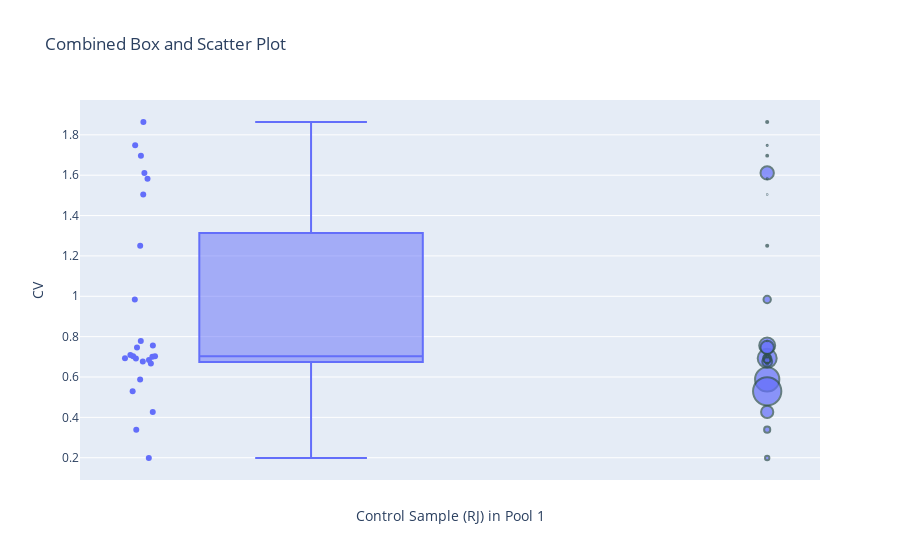

The code cell stored with this chart in its notebook:
### Code cell
import plotly.graph_objects as go

fig_combined = go.Figure()

for trace in fig_box_rj.data:
    fig_combined.add_trace(trace)

for trace in fig_scatter_rj.data:
    fig_combined.add_trace(trace)

fig_combined.update_layout(
    title='Combined Box and Scatter Plot',
    xaxis_title='Control Sample (RJ) in Pool 1',
    yaxis_title='CV',
    showlegend=False
)


fig_combined.show()

### Figure 1 — Plotly figure (JSON) as saved in the notebook; plotly's stock layout.template omitted (floating-point values rounded to 4 significant figures)
{"data": [{"alignmentgroup": "True", "boxpoints": "all", "hovertemplate": "CV=%{y}<extra></extra>", "legendgroup": "", "marker": {"color": "#636efa"}, "name": "", "notched": false, "offsetgroup": "", "orientation": "v", "showlegend": false, "type": "box", "x0": " ", "xaxis": "x", "y": [0.5883, 0.5291, 0.4267, 0.6927, 0.6764, 1.611, 0.7561, 0.7465, 0.6917, 0.9843, 0.6999, 0.3389, 0.6838, 0.1987, 0.703, 1.25, 0.6669, 1.864, 0.7094, 1.697, 1.748, 0.7034, 0.7784, 1.582, 1.504], "y0": " ", "yaxis": "y"}, {"hovertemplate": "<b>%{hovertext}</b><br><br>test=%{x}<br>CV=%{y}<br>cluster_size=%{marker.size}<extra></extra>", "hovertext": [0, 1, 2, 3, 4, 5, 6, 7, 8, 9, 10, 11, 12, 13, 14, 15, 16, 17, 18, 19, 20, 21, 22, 23, 24], "legendgroup": "", "marker": {"color": "#636efa", "line": {"color": "DarkSlateGrey", "width": 2}, "size": [100984, 137379, 25699, 62106, 16748, 30542, 43849, 30521, 11993, 9338, 5904, 6537, 7095, 3224, 1391, 756, 736, 793, 495, 595, 200, 84, 43, 143, 39], "sizemode": "area", "sizeref": 343.4, "symbol": "circle"}, "mode": "markers", "name": "", "orientation": "v", "showlegend": false, "type": "scatter", "x": ["", "", "", "", "", "", "", "", "", "", "", "", "", "", "", "", "", "", "", "", "", "", "", "", ""], "xaxis": "x", "y": [0.5883, 0.5291, 0.4267, 0.6927, 0.6764, 1.611, 0.7561, 0.7465, 0.6917, 0.9843, 0.6999, 0.3389, 0.6838, 0.1987, 0.703, 1.25, 0.6669, 1.864, 0.7094, 1.697, 1.748, 0.7034, 0.7784, 1.582, 1.504], "yaxis": "y"}], "layout": {"showlegend": false, "title": {"text": "Combined Box and Scatter Plot"}, "xaxis": {"title": {"text": "Control Sample (RJ) in Pool 1"}}, "yaxis": {"title": {"text": "CV"}}}}
